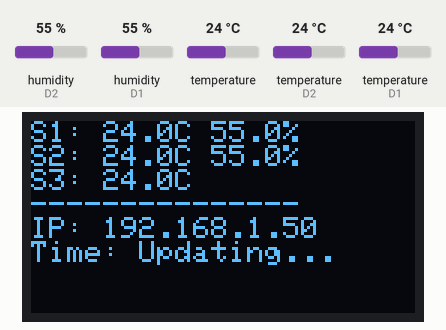
Bench run of a sketch on a simulated ESP8266 (NodeMCU). Shown: 128×64 one-colour display. The test bench sets the inputs (shaded band); at power-on: humidity (sensors on D2, D1) 55 %, temperature 24 °C, temperature (sensors on D2, D1) 24 °C. WiFi joins after 1.5 s; servers stay silent unless stated; network time is answered at once with the bench clock; uploads are accepted with an empty reply; the local clock reads 2024-03-15 10:24:30 at power-on unless the sketch sets it; what the sketch prints to the serial monitor is not drawn.

Above: at 5.6 s.
5.7 s: humidity (sensor on D2) set to 22 %
At 10.7 s:
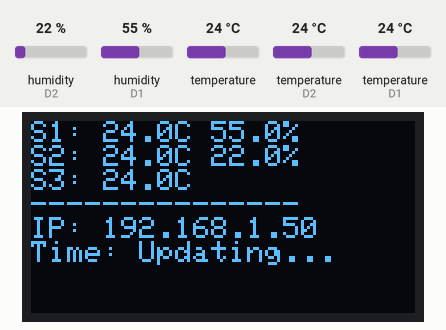
11.7 s: humidity (sensor on D1) set to 22 %
At 15.7 s:
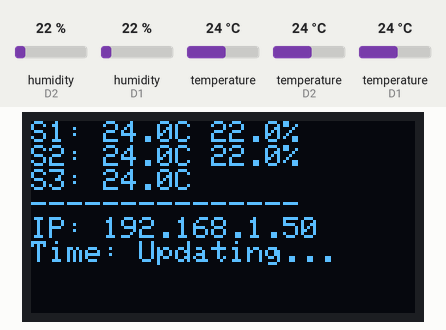
17.3 s: temperature (sensor 0) set to 12 °C
At 20.7 s:
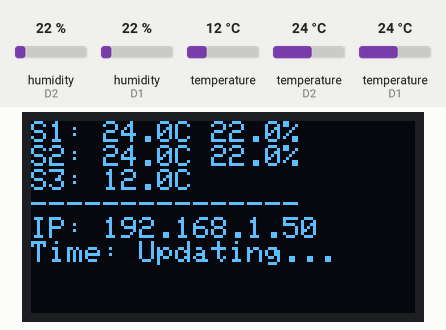
22.9 s: temperature (sensor on D2) set to 12 °C
At 25.7 s:
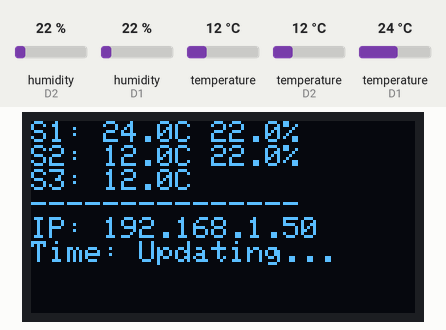
28.5 s: temperature (sensor on D1) set to 12 °C
At 30.7 s:
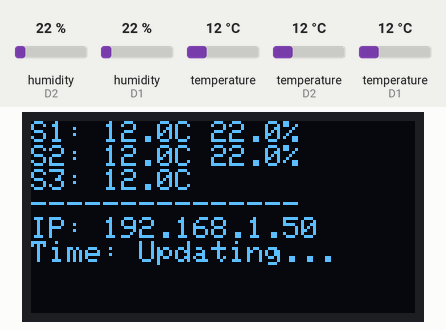
34.1 s: temperature (sensor 0) set to 19 °C
At 65.7 s:
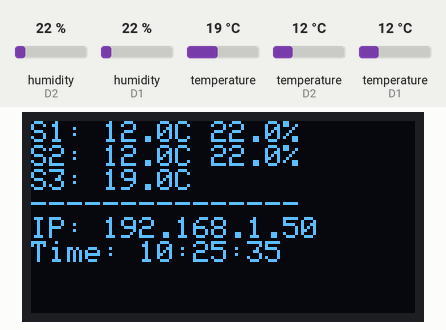
Timing chart, 0 to 67.2 s (numbered marks = the images above; inputs shaded):
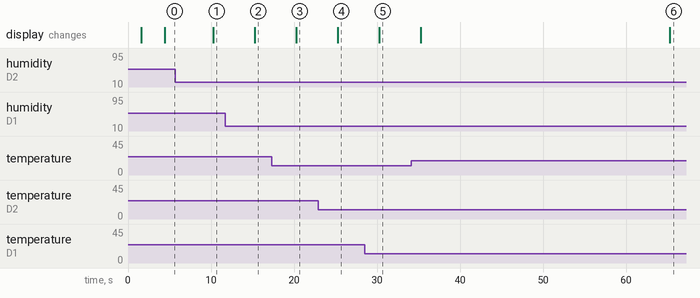

The sketch:

file1.ino
```cpp
#include <ESP8266WiFi.h>
#include <ESP8266HTTPClient.h>
#include <WiFiClientSecure.h> // HTTPS
#include <DHT.h>
#include <Adafruit_Sensor.h>
#include <NTPClient.h>
#include <WiFiUdp.h>
#include <ArduinoJson.h>
#include <OneWire.h>             // Dallas Sensor
#include <DallasTemperature.h> // Dallas Sensor
#include <Wire.h>                // I2C Communication
#include <Adafruit_GFX.h>        // OLED GFX Library
#include <Adafruit_SSD1306.h>    // OLED Driver (SSD1306)

// --- আপনার সেটিংস এখানে পরিবর্তন করুন ---
const char* ssid = "War";
const char* password = "Hello2025@";
const char* serverUrl = "https://esp8266-0jd1.onrender.com/api/esptempu"; // HTTPS API URL

// --- পিন কনফিগারেশন ---
#define DHT11_PIN D1 // DHT11 পিন (GPIO5)
#define DHT22_PIN D2 // DHT22 পিন (GPIO4)
#define ONE_WIRE_BUS D3 // Dallas সেন্সরের ডাটা পিন (GPIO0)
// <<< I2C পিন পরিবর্তন করা হয়েছে >>>
#define I2C_SDA_PIN D7 // GPIO13
#define I2C_SCL_PIN D6 // GPIO12

// --- ডিসপ্লে কনফিগারেশন ---
#define SCREEN_WIDTH 128 // OLED ডিসপ্লে প্রস্থ, পিক্সেলে
#define SCREEN_HEIGHT 64 // OLED ডিসপ্লে উচ্চতা, পিক্সেলে
#define OLED_RESET    -1 // রিসেট পিন (-1 যদি না থাকে)
#define SCREEN_ADDRESS 0x3C // <<< আপনার ডিসপ্লের I2C এড্রেস (0x3C বা 0x3D)

// --- অন্যান্য সেটিংস ---
#define DHTTYPE11 DHT11
#define DHTTYPE22 DHT22
const long utcOffsetInSeconds = 6 * 3600; // বাংলাদেশ সময় UTC+6
const unsigned long dataSendInterval = 60 * 1000; // সার্ভারে ডেটা পাঠানোর বিরতি (১ মিনিট)
const unsigned long sensorReadInterval = 5000; // সেন্সর রিডিং ও ডিসপ্লে আপডেটের বিরতি (৫ সেকেন্ড)
// --- সেটিংস পরিবর্তন শেষ ---

// --- অবজেক্ট তৈরি ---
// সেন্সর
DHT dht11(DHT11_PIN, DHTTYPE11);
DHT dht22(DHT22_PIN, DHTTYPE22);
OneWire oneWire(ONE_WIRE_BUS);
DallasTemperature dallasSensors(&oneWire);
// ডিসপ্লে (SSD1306)
Adafruit_SSD1306 display(SCREEN_WIDTH, SCREEN_HEIGHT, &Wire, OLED_RESET);
// নেটওয়ার্ক ও টাইম
WiFiUDP ntpUDP;
NTPClient timeClient(ntpUDP, "pool.ntp.org", utcOffsetInSeconds);
WiFiClientSecure clientSecure; // HTTPS

// --- গ্লোবাল ভেরিয়েবল ---
unsigned long lastSendTime = 0;
unsigned long lastReadTime = 0;
// সর্বশেষ সেন্সর রিডিং সংরক্ষণের জন্য ভেরিয়েবল
float latest_t1 = NAN, latest_h1 = NAN;
float latest_t2 = NAN, latest_h2 = NAN;
float latest_t3 = NAN;
bool t3_valid_global = false; // Store validity of t3

// --- ফাংশন ডিক্লারেশন ---
void readSensors();
void updateDisplay();
void sendDataToServer();

// ================= SETUP =================
void setup() {
    Serial.begin(115200);
    Serial.println("\n\nNodeMCU Starting (HTTPS + Dallas + OLED)...");

    // I2C শুরু (কাস্টম পিন দিয়ে)
    Wire.begin(I2C_SDA_PIN, I2C_SCL_PIN);
    Serial.println("I2C Initialized on custom pins (SDA: D7, SCL: D6).");

    // ডিসপ্লে শুরু
    if(!display.begin(SSD1306_SWITCHCAPVCC, SCREEN_ADDRESS)) {
        Serial.println(F("SSD1306 allocation failed"));
        // এখানে ডিসপ্লে কাজ না করলে লুপ চলতে থাকবে না
        // আপনি চাইলে এখানে অন্য ব্যবস্থা নিতে পারেন
        for(;;);
    }
    Serial.println("OLED Initialized.");
    display.clearDisplay();
    display.setTextSize(1);
    display.setTextColor(SSD1306_WHITE);
    display.setCursor(0,0);
    display.println("Initializing...");
    display.println("Connecting WiFi...");
    display.display(); // ডিসপ্লেতে লেখা দেখান

    // সেন্সর শুরু
    dht11.begin();
    dht22.begin();
    dallasSensors.begin();
    Serial.println("Sensors initialized.");

    // ওয়াইফাই সংযোগ
    WiFi.begin(ssid, password);
    Serial.print("Connecting to WiFi ");
    while (WiFi.status() != WL_CONNECTED) { delay(500); Serial.print("."); }
    Serial.println("\nWiFi connected!");
    Serial.print("IP address: "); Serial.println(WiFi.localIP());
    display.clearDisplay(); // ডিসপ্লে মুছে ফেলুন
    display.setCursor(0,0);
    display.println("WiFi Connected!");
    display.print("IP: "); display.println(WiFi.localIP());
    display.display();
    delay(2000); // আইপি এড্রেস দেখার জন্য অপেক্ষা

    // NTP ক্লায়েন্ট চালু
    timeClient.begin();
    Serial.println("NTP client started.");

    // HTTPS নিরাপত্তা
    clientSecure.setInsecure();
    Serial.println("HTTPS certificate check bypassed (setInsecure).");

    // প্রথমবার সেন্সর পড়ুন ও ডিসপ্লে আপডেট করুন
    readSensors();
    updateDisplay();
    lastReadTime = millis(); // রিডিং এর সময় রিসেট করুন
}

// ================= LOOP =================
void loop() {
    unsigned long currentTime = millis();

    // --- সেন্সর রিডিং ও ডিসপ্লে আপডেট (প্রতি sensorReadInterval পর) ---
    if (currentTime - lastReadTime >= sensorReadInterval) {
        lastReadTime = currentTime;
        readSensors();    // সেন্সর থেকে ডেটা পড়ুন
        updateDisplay(); // ডিসপ্লে আপডেট করুন
    }

    // --- সার্ভারে ডেটা পাঠানো (প্রতি dataSendInterval পর) ---
    if (currentTime - lastSendTime >= dataSendInterval) {
        lastSendTime = currentTime;
        sendDataToServer(); // সার্ভারে ডেটা পাঠান
    }

    // এখানে অন্য কোনো কাজ থাকলে যোগ করা যেতে পারে
    // তবে ডিসপ্লে আপডেটের জন্য লুপ যাতে ব্লক না হয় সেদিকে খেয়াল রাখতে হবে
    // delay(10); // খুব ছোট ডিলে দেওয়া যেতে পারে
}

// ================= FUNCTIONS =================

// --- সেন্সর থেকে ডেটা পড়ার ফাংশন ---
void readSensors() {
    Serial.println("Reading sensors...");
    // DHT সেন্সর
    latest_h1 = dht11.readHumidity();
    latest_t1 = dht11.readTemperature();
    latest_h2 = dht22.readHumidity();
    latest_t2 = dht22.readTemperature();

    // Dallas সেন্সর
    dallasSensors.requestTemperatures();
    float temp_t3 = dallasSensors.getTempCByIndex(0);
    // ভ্যালিডেশন চেক করুন এবং গ্লোবাল ভেরিয়েবলে সেভ করুন
    t3_valid_global = (temp_t3 != DEVICE_DISCONNECTED_C && temp_t3 > -55.0 && temp_t3 < 125.0);
    if (t3_valid_global) {
        latest_t3 = temp_t3;
    } else {
        latest_t3 = NAN; // ভ্যালিড না হলে NAN সেট করুন
        Serial.print("DS18B20 Read Failed! Code: "); Serial.println(temp_t3);
    }

    // সিরিয়ালে প্রিন্ট (ডিবাগিং এর জন্য)
    Serial.print("DHT11: H:"); Serial.print(isnan(latest_h1)?"NaN":String(latest_h1)); Serial.print("% T:"); Serial.print(isnan(latest_t1)?"NaN":String(latest_t1)); Serial.println("C");
    Serial.print("DHT22: H:"); Serial.print(isnan(latest_h2)?"NaN":String(latest_h2)); Serial.print("% T:"); Serial.print(isnan(latest_t2)?"NaN":String(latest_t2)); Serial.println("C");
    Serial.print("DS18B20: T:"); Serial.println(t3_valid_global ? String(latest_t3) : "NaN");
}

// --- OLED ডিসপ্লে আপডেট করার ফাংশন ---
void updateDisplay() {
    display.clearDisplay(); // ডিসপ্লে বাফার ক্লিয়ার করুন
    display.setTextSize(1);      // টেক্সট সাইজ সেট করুন
    display.setTextColor(SSD1306_WHITE); // টেক্সট কালার সেট করুন
    display.setCursor(0,0);     // কার্সর পজিশন (উপরের বাম কোণ)

    // Sensor 1 ডেটা প্রিন্ট
    display.print("S1: ");
    display.print(isnan(latest_t1) ? "--.-" : String(latest_t1, 1)); // ১ ডেসিমাল প্লেস
    display.print("C ");
    display.print(isnan(latest_h1) ? "--.-" : String(latest_h1, 1)); // ১ ডেসিমাল প্লেস
    display.println("%");

    // Sensor 2 ডেটা প্রিন্ট
    display.print("S2: ");
    display.print(isnan(latest_t2) ? "--.-" : String(latest_t2, 1));
    display.print("C ");
    display.print(isnan(latest_h2) ? "--.-" : String(latest_h2, 1));
    display.println("%");

    // Sensor 3 ডেটা প্রিন্ট
    display.print("S3: ");
    display.print(!t3_valid_global ? "--.-" : String(latest_t3, 1)); // NAN চেক করার দরকার নেই, t3_valid_global ব্যবহার করুন
    display.println("C");

    // ওয়াইফাই স্ট্যাটাস ও আইপি
    display.println("---------------"); // বিভাজক
    if (WiFi.status() == WL_CONNECTED) {
        display.print("IP: "); display.println(WiFi.localIP());
    } else {
        display.println("WiFi Disconnected");
    }

    // বর্তমান সময় (যদি NTP সফল হয়)
    if (timeClient.isTimeSet()) { // Check if time is set
        display.print("Time: "); display.println(timeClient.getFormattedTime());
    } else {
        display.println("Time: Updating...");
    }

    display.display(); // ডিসপ্লেতে লেখা দেখান
    Serial.println("Display updated.");
}

// --- সার্ভারে ডেটা পাঠানোর ফাংশন ---
void sendDataToServer() {
    Serial.println("Preparing to send data to server...");

    // সময় আপডেট (পাঠানোর ঠিক আগে একবার আপডেট করা ভালো)
    if (!timeClient.update()) { Serial.println("NTP update failed before sending."); }
    time_t epochTime = timeClient.getEpochTime();
    struct tm *ptm = localtime(&epochTime);
    char timeBuffer[20];
    strftime(timeBuffer, sizeof(timeBuffer), "%Y-%m-%d %H:%M:%S", ptm);
    String currentTimestamp(timeBuffer);

    // JSON তৈরি (গ্লোবাল ভেরিয়েবল থেকে সর্বশেষ ডেটা ব্যবহার করে)
    DynamicJsonDocument jsonDoc(384);

    JsonObject sensor1 = jsonDoc.createNestedObject("sensor1");
    if (isnan(latest_t1)) { sensor1["temperature"] = (const char*)nullptr; } else { sensor1["temperature"] = latest_t1; }
    if (isnan(latest_h1)) { sensor1["humidity"] = (const char*)nullptr; } else { sensor1["humidity"] = latest_h1; }

    JsonObject sensor2 = jsonDoc.createNestedObject("sensor2");
    if (isnan(latest_t2)) { sensor2["temperature"] = (const char*)nullptr; } else { sensor2["temperature"] = latest_t2; }
    if (isnan(latest_h2)) { sensor2["humidity"] = (const char*)nullptr; } else { sensor2["humidity"] = latest_h2; }

    JsonObject sensor3 = jsonDoc.createNestedObject("sensor3");
    if (!t3_valid_global) { sensor3["temperature"] = (const char*)nullptr; } else { sensor3["temperature"] = latest_t3; }

    jsonDoc["timestamp"] = currentTimestamp;

    String jsonPayload;
    serializeJson(jsonDoc, jsonPayload);

    // ডেটা পাঠান (HTTPS)
    Serial.println("--- Sending Data (HTTPS) ---");
    Serial.println("JSON Payload: " + jsonPayload);

    if (WiFi.status() == WL_CONNECTED) {
        HTTPClient http;
        Serial.print("Connecting to server (HTTPS): "); Serial.println(serverUrl);
        http.begin(clientSecure, serverUrl);
        http.addHeader("Content-Type", "application/json");
        int httpResponseCode = http.POST(jsonPayload);
         if (httpResponseCode > 0) { Serial.print("HTTPS Response code: "); Serial.println(httpResponseCode); }
         else { Serial.print("Error sending POST request (HTTPS). HTTP Code: "); Serial.println(httpResponseCode); Serial.printf("[HTTPS] POST... failed, error: %s\n", http.errorToString(httpResponseCode).c_str()); }
        http.end();
    } else {
        Serial.println("Error: WiFi Disconnected. Cannot send data.");
    }
    Serial.println("-----------------------\n");
}
```

Measured:
- after the input at 5.7 s, the display: changes after 4.5 s (image 1)
- after the input at 11.7 s, the display: changes after 3.5 s (image 2)
- after the input at 17.3 s, the display: changes after 2.9 s (image 3)
- after the input at 22.9 s, the display: changes after 2.3 s (image 4)
- after the input at 28.5 s, the display: changes after 1.7 s (image 5)
